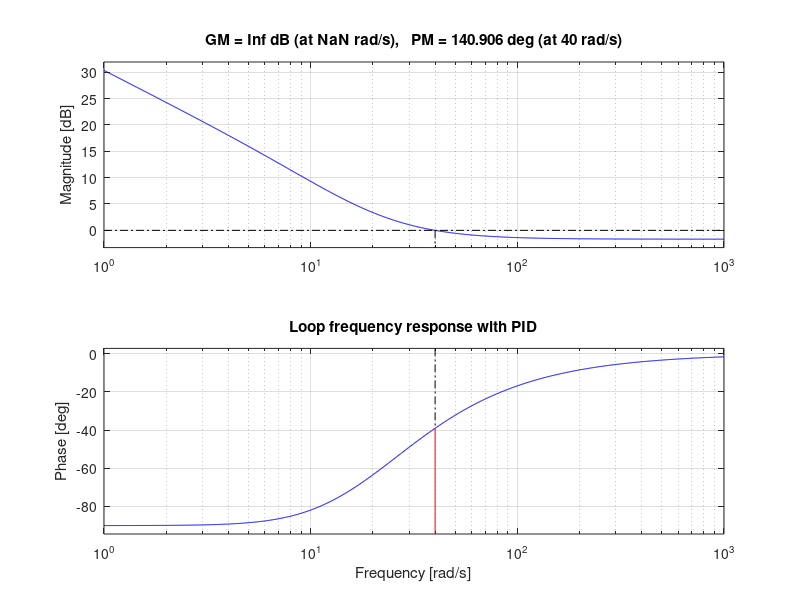

This figure's MATLAB source:
% First-order plant G(s) = K / (T s + 1)
K = 20;
T = 0.1;
s = tf('s');
G = K / (T*s + 1);

% Desired crossover and phase margin
omega_c_des = 40;           % rad/s
pm_des = 60;                % degrees

% Choose Ti and Td relative to plant time constant
Ti = T;          % integral time
Td = T/4;        % derivative time

% Compute Kp from the magnitude equation at omega_c_des
w = omega_c_des;
magG = abs(freqresp(G, w));
factor = sqrt(1 + (w*Td - 1/(w*Ti))^2);
Kp = sqrt(1 + (w*T)^2) / (K * factor);
Ki = Kp / Ti;
Kd = Kp * Td;

C = Kp + Ki/s + Kd*s;
L = C*G;

[gm, pm, wcg, wcp] = margin(L);
fprintf('Designed Kp=%.3f Ki=%.3f Kd=%.3f\n', Kp, Ki, Kd);
fprintf('Achieved phase margin %.2f deg at %.2f rad/s\n', pm, wcp);

figure;
margin(L); grid on; title('Loop frequency response with PID');

% In Simulink:
%  - Insert a Transfer Fcn block with numerator [K] and denominator [T 1].
%  - Insert a PID Controller block and set Kp, Ki, Kd as computed.
%  - Use the Bode plot and linear analysis tools to verify margins.
